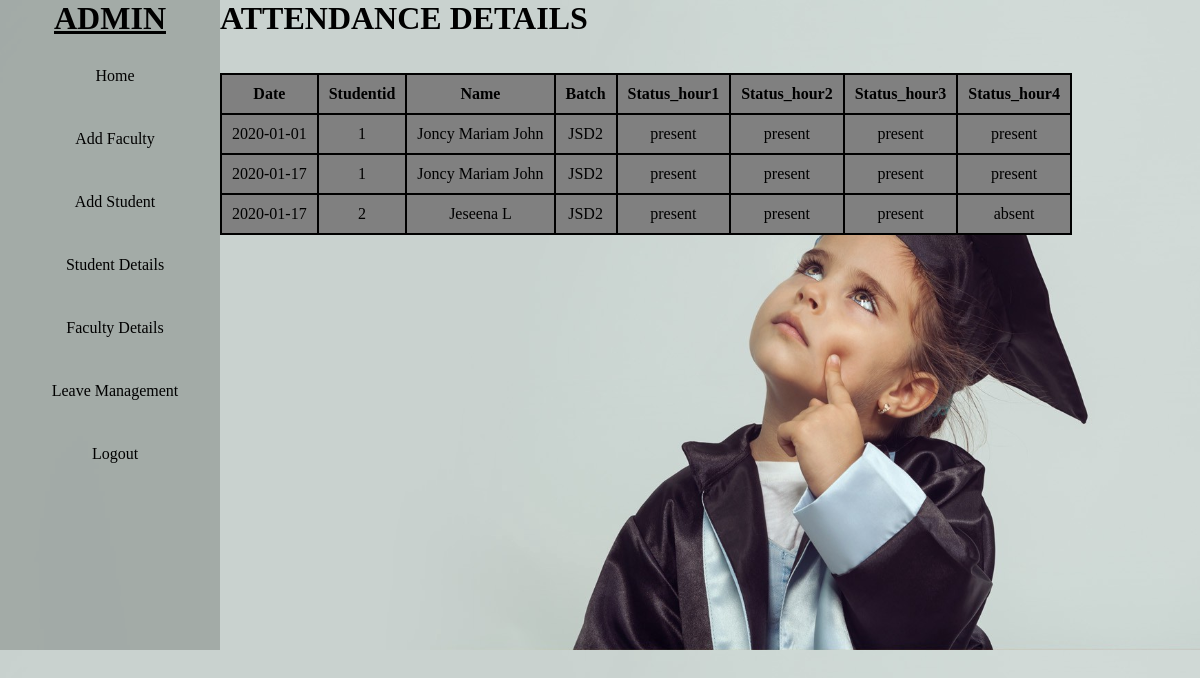
Screenshot of /stu_attndc.php with the database file from the repository.
### tables this page shows
CREATE TABLE `attendance` (
  `id` int(11) NOT NULL,
  `Date` date NOT NULL,
  `Sid` int(11) NOT NULL,
  `Name` varchar(30) NOT NULL,
  `Batch` varchar(20) NOT NULL,
  `Status_h1` varchar(10) DEFAULT NULL,
  `Status_h2` varchar(10) DEFAULT NULL,
  `Status_h3` varchar(10) DEFAULT NULL,
  `Status_h4` varchar(10) DEFAULT NULL
);

### stu_attndc.php (the view, shortened to what this page needs)
<!DOCTYPE html>
<html>
	<head>
		<link rel="stylesheet" href="css/style.css">
	</head>
	<body class="bi">
		<div class="display">
		<div class="navbar">
			<h1><u>ADMIN</u></h1>
			<ul>
				<li> <a href="adminhome.php">Home</a> </li>
				<li> <a href="faculty_signup.php">Add Faculty</a> </li>
				<li> <a href="student_signup.php">Add Student</a> </li>
				<li> <a href="#">Student Details</a>
				</li>
				<li> <a href="fac_details.php">Faculty Details</a></li>
				<li><a href="stu_leave.php">Leave Management</a></li>
				<li><a href="login.php">Logout</a></li>
			</ul>
			</div>
		<div>
			<h1>ATTENDANCE DETAILS</h1>
			<br><br>
			<table>
				<thead>
					<tr>
						<th>Date</th>
						<th>Studentid</th>
						<th>Name</th>
						<th>Batch</th>
						<th>Status_hour1</th>
						<th>Status_hour2</th>
						<th>Status_hour3</th>
						<th>Status_hour4</th>
					</tr>
				</thead>
				<tbody>
					<?php
					require_once 'connection.php';
					$sql="select * from attendance";
					$result=mysqli_query($conn,$sql);
					while($row=mysqli_fetch_assoc($result))
					{
				?>
				<tr>
					<td><?php echo $row['Date'];?></td>
					<td><?php echo $row['Sid'];?></td>
					<td><?php echo $row['Name'];?></td>
					<td><?php echo $row['Batch'];?></td>
					<td><?php echo $row['Status_h1'];?></td>
					<td><?php echo $row['Status_h2'];?></td>
					<td><?php echo $row['Status_h3'];?></td>
					<td><?php echo $row['Status_h4'];?></td>
				</tr>
				<?php
					}
				?>
				</tbody>
			</table>
		</div>
	</div>
	</body>
</html>

### css/style.css (style rules this page uses)
* { margin:0px; padding:0px; box-sizing:border-box; }
.bi { background-image:url("../img/2.jpeg"); background-size:cover; }
.navbar { text-align:center; background-color:rgba(38, 39, 35, 0.233); width:220px; height:650px; }
.navbar ul { list-style:none; display:block; }
.navbar ul li { text-align:center; width:200px; padding:15px; margin:15px; border-radius: 10px; }
.navbar ul li a { text-decoration:none; color:black; }
.display { display: inline-flex; }

### stu_attndc.php (style rules this page uses)
table,th,td { border:2px solid black; border-collapse:collapse;background-color:grey;text-align:center;padding:10px; }

### rows the page displays
attendance: Date "2020-01-01", Sid "1", Name "Joncy Mariam John", Batch "JSD2", Status_h1 "present", Status_h2 "present", Status_h3 "present", Status_h4 "present"
attendance: Date "2020-01-17", Sid "1", Name "Joncy Mariam John", Batch "JSD2", Status_h1 "present", Status_h2 "present", Status_h3 "present", Status_h4 "present"
attendance: Date "2020-01-17", Sid "2", Name "Jeseena L", Batch "JSD2", Status_h1 "present", Status_h2 "present", Status_h3 "present", Status_h4 "absent"
